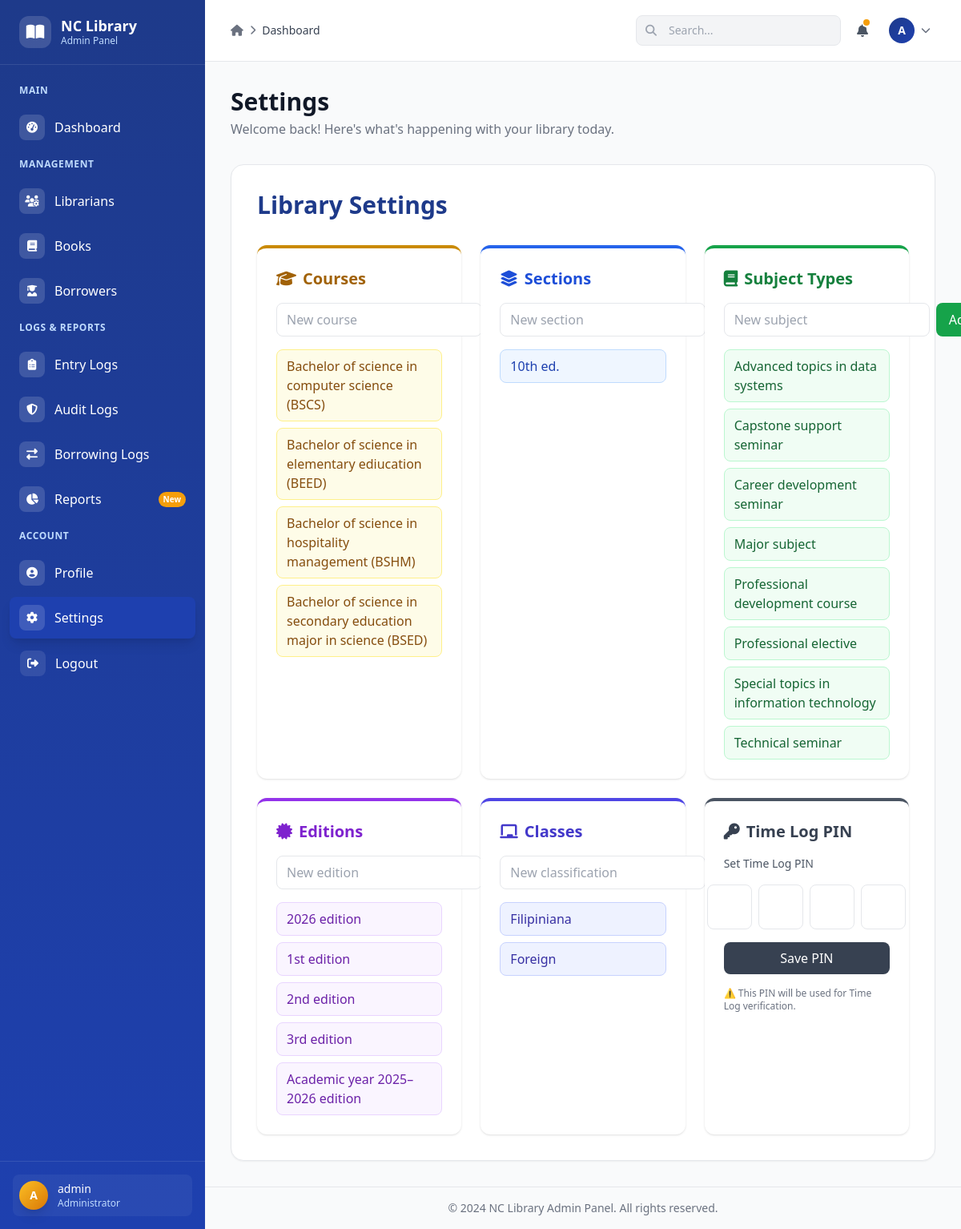
/admin/settings (signed in), run on the app's committed database.
### app/models/student.py (models this page shows, shortened)
class StudentCourse(db.Model):
    __tablename__ = 'student_course'
    id = db.Column(db.Integer, primary_key=True)
    abbreviation = db.Column(db.String(20), unique=True, nullable=False)
    name = db.Column(db.String(100), unique=True, nullable=False)
    students = db.relationship("Student", back_populates="course")

### app/models/book.py (models this page shows, shortened)
class Section(db.Model):
    id = db.Column(db.Integer, primary_key=True)
    name = db.Column(db.String(100), unique=True, nullable=False)
    books = db.relationship('Book', backref='section', lazy=True)

class SubjectType(db.Model):
    id = db.Column(db.Integer, primary_key=True)
    name = db.Column(db.String(100), unique=True, nullable=False)
    books = db.relationship('Book', backref='subject_type', lazy=True)

class Edition(db.Model):
    id = db.Column(db.Integer, primary_key=True)
    name = db.Column(db.String(100), unique=True, nullable=False)
    books = db.relationship('Book', backref='edition', lazy=True)

class Classification(db.Model):
    id = db.Column(db.Integer, primary_key=True)
    name = db.Column(db.String(100), unique=True, nullable=False)
    books = db.relationship('Book', backref='classification', lazy=True)

### app/routes/admin/settings.py (the view)
@admin_bp.route("/settings")
@role_required("admin")
def settings():
    Sections = Section.query.order_by(Section.name.asc()).all()
    SubjectTypes = SubjectType.query.order_by(SubjectType.name.asc()).all()
    Editions = Edition.query.order_by(Edition.name.asc()).all()
    StudentCourses = StudentCourse.query.order_by(StudentCourse.name.asc()).all()
    Classifications = Classification.query.order_by(Classification.name.asc()).all()
    return render_template("admin/settings.html",
                           sections=Sections,
                           subject_types=SubjectTypes,
                           editions=Editions,
                           student_courses=StudentCourses,
                           classifications=Classifications)

### app/templates/admin/settings.html (shortened to what this page needs)
{% extends "admin/admin_base.html" %}  {% block header %}Settings{% endblock %} {% block content %}
<div class="space-y-8">
  <div class="flex justify-between items-center">
    <h1 class="text-3xl font-bold text-[#1E3A8A]">Library Settings</h1>
  </div>
  <div class="grid grid-cols-1 sm:grid-cols-2 md:grid-cols-3 gap-6">
    <div
      class="bg-white rounded-xl shadow border-t-4 border-yellow-600 p-6 flex flex-col"
    >
      <h2
        class="text-xl font-semibold text-yellow-700 mb-4 flex items-center gap-2"
      >
        <i class="fas fa-graduation-cap"></i> Courses
      </h2>
      <form
        method="POST"
        action="{{ url_for('admin.add_student_course') }}"
        class="flex gap-2 mb-4"
      >
        <input
          type="text"
          name="name"
          placeholder="New course"
          class="flex-1 border rounded-lg px-3 py-2 focus:ring-2 focus:ring-yellow-500"
          required
        />
        <button
          type="submit"
          class="bg-yellow-600 text-white px-4 py-2 rounded-lg hover:bg-yellow-700 transition"
        >
        </button>
      </form>
      <ul class="space-y-2 flex-1">
        {% for course in student_courses %}
        <li
          class="flex justify-between items-center bg-yellow-50 text-yellow-800 px-3 py-2 rounded-lg border border-yellow-200"
        >
          <span class="font-medium"
            >{{ course.name }} ({{ course.abbreviation }})</span
          >
        </li>
        {% else %}
        <p class="text-gray-500 text-sm">No courses yet</p>
        {% endfor %}
      </ul>
    </div>
    <div
      class="bg-white rounded-xl shadow border-t-4 border-blue-600 p-6 flex flex-col"
    >
      <h2
        class="text-xl font-semibold text-blue-700 mb-4 flex items-center gap-2"
      >
        <i class="fas fa-layer-group"></i> Sections
      </h2>
      <form
        method="POST"
        action="{{ url_for('admin.add_section') }}"
        class="flex gap-2 mb-4"
      >
        <input
          type="text"
          name="name"
          placeholder="New section"
          class="flex-1 border rounded-lg px-3 py-2 focus:ring-2 focus:ring-blue-500"
          required
        />
        <button
          type="submit"
          class="bg-blue-600 text-white px-4 py-2 rounded-lg hover:bg-blue-700 transition"
        >
        </button>
      </form>
      <ul class="space-y-2 flex-1">
        {% for section in sections %}
        <li
          class="flex justify-between items-center bg-blue-50 text-blue-800 px-3 py-2 rounded-lg border border-blue-200"
        >
          <span class="font-medium">{{ section.name }}</span>
        </li>
        {% else %}
        <p class="text-gray-500 text-sm">No sections yet</p>
        {% endfor %}
      </ul>
    </div>
    <div
      class="bg-white rounded-xl shadow border-t-4 border-green-600 p-6 flex flex-col"
    >
      <h2
        class="text-xl font-semibold text-green-700 mb-4 flex items-center gap-2"
      >
        <i class="fas fa-book"></i> Subject Types
      </h2>
      <form
        method="POST"
        action="{{ url_for('admin.add_subject_type') }}"
        class="flex gap-2 mb-4"
      >
        <input
          type="text"
          name="name"
          placeholder="New subject"
          class="flex-1 border rounded-lg px-3 py-2 focus:ring-2 focus:ring-green-500"
          required
        />
        <button
          type="submit"
          class="bg-green-600 text-white px-4 py-2 rounded-lg hover:bg-green-700 transition"
        >
          Add
        </button>
      </form>
      <ul class="space-y-2 flex-1">
        {% for subject in subject_types %}
        <li
          class="flex justify-between items-center bg-green-50 text-green-800 px-3 py-2 rounded-lg border border-green-200"
        >
          <span class="font-medium">{{ subject.name }}</span>
        </li>
        {% else %}
        <p class="text-gray-500 text-sm">No subjects yet</p>
        {% endfor %}
      </ul>
    </div>
    <div
      class="bg-white rounded-xl shadow border-t-4 border-purple-600 p-6 flex flex-col"
    >
      <h2
        class="text-xl font-semibold text-purple-700 mb-4 flex items-center gap-2"
      >
        <i class="fas fa-certificate"></i> Editions
      </h2>
      <form
        method="POST"
        action="{{ url_for('admin.add_edition') }}"
        class="flex gap-2 mb-4"
      >
        <input
          type="text"
          name="name"
          placeholder="New edition"
          class="flex-1 border rounded-lg px-3 py-2 focus:ring-2 focus:ring-purple-500"
          required
        />
        <button
          type="submit"
          class="bg-purple-600 text-white px-4 py-2 rounded-lg hover:bg-purple-700 transition"
        >
        </button>
      </form>
      <ul class="space-y-2 flex-1">
        {% for edition in editions %}
        <li
          class="flex justify-between items-center bg-purple-50 text-purple-800 px-3 py-2 rounded-lg border border-purple-200"
        >
          <span class="font-medium">{{ edition.name }}</span>
        </li>
        {% else %}
        <p class="text-gray-500 text-sm">No editions yet</p>
        {% endfor %}
      </ul>
    </div>
    <div
      class="bg-white rounded-xl shadow border-t-4 border-indigo-600 p-6 flex flex-col"
    >
      <h2
        class="text-xl font-semibold text-indigo-700 mb-4 flex items-center gap-2"
      >
        <i class="fas fa-chalkboard"></i> Classes
      </h2>
      <form
        method="POST"
        action="{{ url_for('admin.add_classification') }}"
        class="flex gap-2 mb-4"
      >
        <input
          type="text"
          name="name"
          placeholder="New classification"
          class="flex-1 border rounded-lg px-3 py-2 focus:ring-2 focus:ring-indigo-500"
          required
        />
        <button
          type="submit"
          class="bg-indigo-600 text-white px-4 py-2 rounded-lg transition"
        >
        </button>
      </form>
      <ul class="space-y-2 flex-1">
        {% for classification in classifications %}
        <li
          class="flex justify-between items-center bg-indigo-50 text-indigo-800 px-3 py-2 rounded-lg border border-indigo-200"
        >
          <span class="font-medium">{{ classification.name }}</span>
        </li>
        {% else %}
        <p class="text-gray-500 text-sm">No classes yet</p>
        {% endfor %}
      </ul>
    </div>
  <div
    class="bg-white rounded-xl shadow border-t-4 border-gray-600 p-6 flex flex-col"
  >
    <h2 class="text-xl font-semibold text-gray-700 mb-4 flex items-center gap-2">
      <i class="fas fa-key"></i> Time Log PIN
    </h2>
    {% if time_log_pin %}
    <form
      method="POST"
      action="{{ url_for('admin.update_time_log_pin') }}"
      class="space-y-4 mb-4"
    >
      <label class="block text-sm text-gray-600">Current PIN</label>
      <input
        type="password"
        value="{{ time_log_pin.pin }}"
        disabled
        class="w-full border rounded-lg px-3 py-2 bg-gray-100 text-center tracking-widest"
      />
      <label class="block text-sm text-gray-600">New PIN</label>
      <div class="flex justify-center gap-2 pin-container">
        {% for i in range(4) %}
        <input
          type="text"
          name="pin[]"
          maxlength="1"
          class="pin-box w-14 h-14 text-center border rounded-lg text-xl focus:ring-2 focus:ring-gray-500"
          inputmode="numeric"
          pattern="[0-9]*"
          required
        />
        {% endfor %}
      </div>
      <button
        type="submit"
        class="w-full bg-gray-700 text-white px-4 py-2 rounded-lg hover:bg-gray-800 transition"
      >
        Update PIN
      </button>
    </form>
    {% else %}
    <form method="POST" action="#" class="space-y-4 mb-4">
      <label class="block text-sm text-gray-600">Set Time Log PIN</label>
      <div class="flex justify-center gap-2 pin-container">
        {% for i in range(4) %}
        <input
          type="text"
          name="pin[]"
          maxlength="1"
          class="pin-box w-14 h-14 text-center border rounded-lg text-xl focus:ring-2 focus:ring-gray-500"
          inputmode="numeric"
          pattern="[0-9]*"
          required
        />
        {% endfor %}
      </div>
      <button
        type="submit"
        class="w-full bg-gray-700 text-white px-4 py-2 rounded-lg hover:bg-gray-800 transition"
      >
        Save PIN
      </button>
    </form>
    {% endif %}
    <p class="text-xs text-gray-500">
      ⚠ This PIN will be used for Time Log verification.
    </p>
  </div>
  </div>
</div>
{% endblock %}

### data on the page
StudentCourse: name "Bachelor of science in computer science", abbreviation "BSCS"
StudentCourse: name "Bachelor of science in elementary ediucation", abbreviation "BEED"
StudentCourse: name "Bachelor of science in hospitality management", abbreviation "BSHM"
StudentCourse: name "Bachelor of science in secondary education major in science", abbreviation "BSED"
Section: name "10th ed."
SubjectType: name "Advanced topics in data systems"
SubjectType: name "Capstone support seminar"
SubjectType: name "Career development seminar"
SubjectType: name "Major subject"
SubjectType: name "Professional development course"
SubjectType: name "Professional elective"
SubjectType: name "Special topics in information technology"
SubjectType: name "Technical seminar"
Edition: name "2026 edition"
Edition: name "1st edition"
Edition: name "2nd edition"
Edition: name "3rd edition"
Edition: name "Academic year 2025–2026 edition"
Classification: name "Filipiniana"
Classification: name "Foreign"

### other printed values
{{ session.username[0]|upper }} "A"
{{ session.username }} "admin"
{{ now.year if now else 2024 }} "2024"
